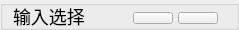
                   <widget class="QGroupBox" name="groupBox_3">
                    <property name="minimumSize">
                     <size>
                      <width>0</width>
                      <height>30</height>
                     </size>
                    </property>
                    <property name="maximumSize">
                     <size>
                      <width>16777215</width>
                      <height>30</height>
                     </size>
                    </property>
                    <property name="styleSheet">
                     <string notr="true">#groupBox_3{
border:none;
}</string>
                    </property>
                    <property name="title">
                     <string/>
                    </property>
                    <layout class="QHBoxLayout" name="horizontalLayout_9">
                     <property name="spacing">
                      <number>0</number>
                     </property>
                     <property name="leftMargin">
                      <number>10</number>
                     </property>
                     <property name="topMargin">
                      <number>0</number>
                     </property>
                     <property name="rightMargin">
                      <number>10</number>
                     </property>
                     <property name="bottomMargin">
                      <number>0</number>
                     </property>
                     <item>
                      <widget class="QLabel" name="label_7">
                       <property name="maximumSize">
                        <size>
                         <width>16777215</width>
                         <height>16777215</height>
                        </size>
                       </property>
                       <property name="styleSheet">
                        <string notr="true">font-size:18px;</string>
                       </property>
                       <property name="text">
                        <string>输入选择</string>
                       </property>
                      </widget>
                     </item>
                     <item>
                      <spacer name="horizontalSpacer_3">
                       <property name="orientation">
                        <enum>Qt::Horizontal</enum>
                       </property>
                       <property name="sizeHint" stdset="0">
                        <size>
                         <width>40</width>
                         <height>20</height>
                        </size>
                       </property>
                      </spacer>
                     </item>
                     <item>
                      <widget class="QGroupBox" name="groupBox_input">
                       <property name="styleSheet">
                        <string notr="true">#groupBox_input{
border:none;
}</string>
                       </property>
                       <property name="title">
                        <string/>
                       </property>
                       <layout class="QHBoxLayout" name="horizontalLayout_8">
                        <property name="spacing">
                         <number>5</number>
                        </property>
                        <property name="leftMargin">
                         <number>5</number>
                        </property>
                        <property name="topMargin">
                         <number>0</number>
                        </property>
                        <property name="rightMargin">
                         <number>5</number>
                        </property>
                        <property name="bottomMargin">
                         <number>0</number>
                        </property>
                        <item>
                         <widget class="QPushButton" name="fileButton">
                          <property name="minimumSize">
                           <size>
                            <width>0</width>
                            <height>0</height>
                           </size>
                          </property>
                          <property name="toolTip">
                           <string>打开</string>
                          </property>
                          <property name="text">
                           <string/>
                          </property>
                          <property name="icon">
                           <iconset resource="../UIqrc.qrc">
                            <normaloff>:/detect/icon/打开.png</normaloff>:/detect/icon/打开.png</iconset>
                          </property>
                         </widget>
                        </item>
                        <item>
                         <widget class="QPushButton" name="cameraButton">
                          <property name="minimumSize">
                           <size>
                            <width>0</width>
                            <height>0</height>
                           </size>
                          </property>
                          <property name="toolTip">
                           <string>摄像头</string>
                          </property>
                          <property name="text">
                           <string/>
                          </property>
                          <property name="icon">
                           <iconset resource="../UIqrc.qrc">
                            <normaloff>:/detect/icon/摄像头开.png</normaloff>
                            <activeon>:/detect/icon/摄像头关.png</activeon>
                            <selectedon>:/detect/icon/摄像头关.png</selectedon>:/detect/icon/摄像头开.png</iconset>
                          </property>
                          <property name="checkable">
                           <bool>true</bool>
                          </property>
                         </widget>
                        </item>
                       </layout>
                      </widget>
                     </item>
                    </layout>
                   </widget>
